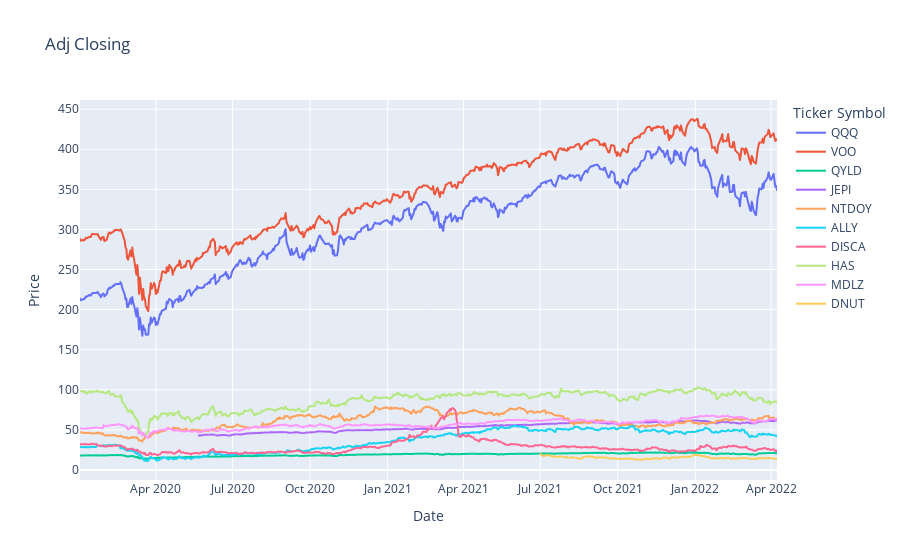

The cell this chart's notebook holds for it:
### Code cell
# Combined stock chart

closing_prices_df = stocks.xs(key='Adj Close',axis=1,level=1)

fig = px.line(closing_prices_df, x=closing_prices_df.index, y=closing_prices_df.columns, title="Adj Closing")
fig.update_layout(hovermode='x',yaxis_title="Price")
fig.show()

### Figure 1 — Plotly figure (JSON) as saved in the notebook; plotly's stock layout.template omitted (floating-point values rounded to 4 significant figures; data arrays with more than 128 entries replaced by an {"elided": "..."} marker saying what was removed)
{"data": [{"hovertemplate": "Ticker Symbol=QQQ<br>Date=%{x}<br>value=%{y}<extra></extra>", "legendgroup": "QQQ", "line": {"color": "#636efa", "dash": "solid"}, "marker": {"symbol": "circle"}, "mode": "lines", "name": "QQQ", "showlegend": true, "type": "scattergl", "x": {"elided": "573 str values"}, "xaxis": "x", "y": {"elided": "573 float values"}, "yaxis": "y"}, {"hovertemplate": "Ticker Symbol=VOO<br>Date=%{x}<br>value=%{y}<extra></extra>", "legendgroup": "VOO", "line": {"color": "#EF553B", "dash": "solid"}, "marker": {"symbol": "circle"}, "mode": "lines", "name": "VOO", "showlegend": true, "type": "scattergl", "x": {"elided": "573 str values"}, "xaxis": "x", "y": {"elided": "573 float values"}, "yaxis": "y"}, {"hovertemplate": "Ticker Symbol=QYLD<br>Date=%{x}<br>value=%{y}<extra></extra>", "legendgroup": "QYLD", "line": {"color": "#00cc96", "dash": "solid"}, "marker": {"symbol": "circle"}, "mode": "lines", "name": "QYLD", "showlegend": true, "type": "scattergl", "x": {"elided": "573 str values"}, "xaxis": "x", "y": {"elided": "573 float values"}, "yaxis": "y"}, {"hovertemplate": "Ticker Symbol=JEPI<br>Date=%{x}<br>value=%{y}<extra></extra>", "legendgroup": "JEPI", "line": {"color": "#ab63fa", "dash": "solid"}, "marker": {"symbol": "circle"}, "mode": "lines", "name": "JEPI", "showlegend": true, "type": "scattergl", "x": {"elided": "573 str values"}, "xaxis": "x", "y": {"elided": "573 float values"}, "yaxis": "y"}, {"hovertemplate": "Ticker Symbol=NTDOY<br>Date=%{x}<br>value=%{y}<extra></extra>", "legendgroup": "NTDOY", "line": {"color": "#FFA15A", "dash": "solid"}, "marker": {"symbol": "circle"}, "mode": "lines", "name": "NTDOY", "showlegend": true, "type": "scattergl", "x": {"elided": "573 str values"}, "xaxis": "x", "y": {"elided": "573 float values"}, "yaxis": "y"}, {"hovertemplate": "Ticker Symbol=ALLY<br>Date=%{x}<br>value=%{y}<extra></extra>", "legendgroup": "ALLY", "line": {"color": "#19d3f3", "dash": "solid"}, "marker": {"symbol": "circle"}, "mode": "lines", "name": "ALLY", "showlegend": true, "type": "scattergl", "x": {"elided": "573 str values"}, "xaxis": "x", "y": {"elided": "573 float values"}, "yaxis": "y"}, {"hovertemplate": "Ticker Symbol=DISCA<br>Date=%{x}<br>value=%{y}<extra></extra>", "legendgroup": "DISCA", "line": {"color": "#FF6692", "dash": "solid"}, "marker": {"symbol": "circle"}, "mode": "lines", "name": "DISCA", "showlegend": true, "type": "scattergl", "x": {"elided": "573 str values"}, "xaxis": "x", "y": {"elided": "573 float values"}, "yaxis": "y"}, {"hovertemplate": "Ticker Symbol=HAS<br>Date=%{x}<br>value=%{y}<extra></extra>", "legendgroup": "HAS", "line": {"color": "#B6E880", "dash": "solid"}, "marker": {"symbol": "circle"}, "mode": "lines", "name": "HAS", "showlegend": true, "type": "scattergl", "x": {"elided": "573 str values"}, "xaxis": "x", "y": {"elided": "573 float values"}, "yaxis": "y"}, {"hovertemplate": "Ticker Symbol=MDLZ<br>Date=%{x}<br>value=%{y}<extra></extra>", "legendgroup": "MDLZ", "line": {"color": "#FF97FF", "dash": "solid"}, "marker": {"symbol": "circle"}, "mode": "lines", "name": "MDLZ", "showlegend": true, "type": "scattergl", "x": {"elided": "573 str values"}, "xaxis": "x", "y": {"elided": "573 float values"}, "yaxis": "y"}, {"hovertemplate": "Ticker Symbol=DNUT<br>Date=%{x}<br>value=%{y}<extra></extra>", "legendgroup": "DNUT", "line": {"color": "#FECB52", "dash": "solid"}, "marker": {"symbol": "circle"}, "mode": "lines", "name": "DNUT", "showlegend": true, "type": "scattergl", "x": {"elided": "573 str values"}, "xaxis": "x", "y": {"elided": "573 float values"}, "yaxis": "y"}], "layout": {"hovermode": "x", "legend": {"title": {"text": "Ticker Symbol"}, "tracegroupgap": 0}, "title": {"text": "Adj Closing"}, "xaxis": {"anchor": "y", "domain": [0, 1], "title": {"text": "Date"}}, "yaxis": {"anchor": "x", "domain": [0, 1], "title": {"text": "Price"}}}}
